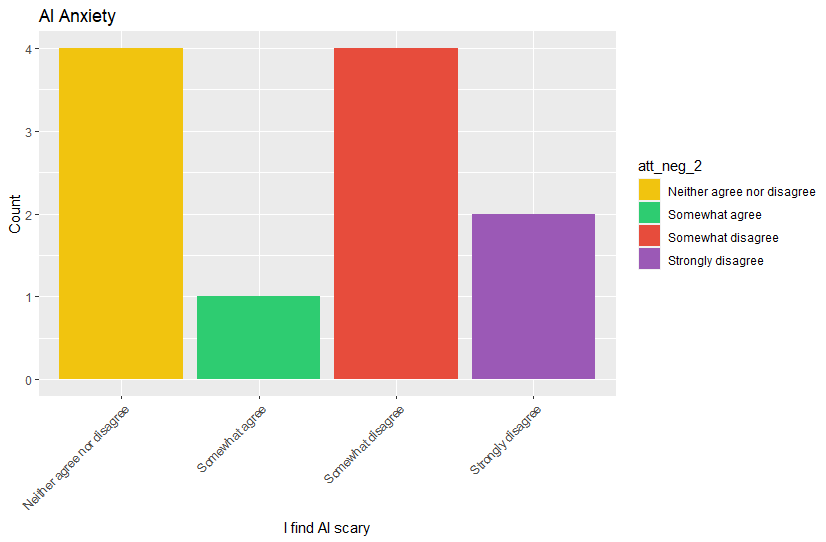
#> input picture Analytics Translator for facilities domain/Images/Dominik/AI Anxiety.png, 826 x 542 px
$ python process_image.py --imagepath '../../../../../Analytics Translator for facilities domain/Images/Dominik/AI Anxiety.png'
#> lines starting #> are read from the running program, lines starting #| are printed output that depends on the picture; after the words box and inside, x2 and y2 are one past the last pixel; in counts of white or black regions, pixels touching at a corner belong together
# Made by Kian van Holst
# Standard library imports
import argparse
import datetime
import os
import sys
from typing import List, Optional, Tuple

# Third-party imports
import cv2
import numpy as np
from patchify import patchify # type: ignore
from tqdm import tqdm # type: ignore

def crop_dimensions(img: np.ndarray) -> Tuple[int, int, int, int]:
    """
    Written by Kian

    Extracts the crop dimensions for the given image.

    Args:
        img (np.ndarray): The input image array.

    Returns:
        Tuple[int, int, int, int]: The coordinates (y_min, y_max, x_min, x_max) for cropping the image.
    """
    img = img[:, :4000]
    # Apply morphological operations
    im_blurred = cv2.medianBlur(img, 5)
    _, output_im = cv2.threshold(im_blurred, 50, 250, cv2.THRESH_BINARY_INV)
    kernel = np.ones((11, 11), np.uint8)
    output_im = cv2.erode(output_im, kernel, iterations=1)
    output_im = cv2.dilate(output_im, kernel, iterations=1)
    # Retrieve stats of detected components and get the largest component
    _, _, stats, _ = cv2.connectedComponentsWithStats(output_im)
    largest_label = np.argmax(stats[:, cv2.CC_STAT_AREA])

    # Extracts the coordinates of largest component
    x, y, w, h = stats[largest_label][:4]
    # Adds a bit of threshold
    side_length = max(w, h) + 10
    # This part ensures a centered crop
    x_min = max(min(x + w // 2 - side_length // 2, img.shape[1] - side_length), 0)
    y_min = max(min(y + h // 2 - side_length // 2, img.shape[0] - side_length), 0)
    x_max = x_min + side_length
    y_max = y_min + side_length
    return y_min, y_max, x_min, x_max

def padder(image: np.ndarray, patch_size: int) -> np.ndarray:
    """
    Written by Kian

    Pad the image to ensure it fits the specified patch size with a step of 7/8.

    Args:
        image (np.ndarray): The input image array.
        patch_size (int): The size of the patches to be created.

    Returns:
        np.ndarray: The padded image array.
    """
    # Step size is set to overlap a bit to catch more detail that can be cut off
    step_size = int(patch_size / 8) * 7
    h, w = image.shape[:2] # Calculates the number of patches
    num_patches_h = (h + step_size - patch_size) // step_size + 1
    num_patches_w = (w + step_size - patch_size) // step_size + 1

    # Calculate the padding required to fit the patches
    padded_h = (num_patches_h - 1) * step_size + patch_size
    padded_w = (num_patches_w - 1) * step_size + patch_size
    height_padding = padded_h - h
    width_padding = padded_w - w

    # Pad the image
    padded_image = cv2.copyMakeBorder(image, 0, height_padding, 0, width_padding, cv2.BORDER_CONSTANT, value=[0, 0, 0])

    return padded_image

# [44 lines left out: function save_patches, not called in this run]

def process_image(img_path: str, patch_size: int = 256) -> None:
    """
    Written by Kian, slightly modified by Dániel

    Process a single image by cropping, normalizing, padding, and patchifying it. Save the resulting patches.

    Args:
        img_path (str): The path to the image to be processed.
        patch_size (int): The size of the patches. Defaults to 256.

    Returns:
        None
    """
    # Read the image in grayscale mode
    img = cv2.imread(img_path, 0)
    # Get the cropping dimensions
    y_min, y_max, x_min, x_max = crop_dimensions(img)
    # Crop the image
    img_cropped = img[y_min:y_max, x_min:x_max]
    # Normalize the image if necessary
    img_normalized = img_cropped / 255.0 if img_cropped.max() > 1 else img_cropped
    # Pad the image to fit patch size
    img_padded = padder(img_normalized, patch_size)
    # Patchify the padded image with a specified step size
    img_patches = patchify(img_padded, (patch_size, patch_size), step=int((patch_size/8)*7))
    # Save the patches to the specified path
    folder_path = save_patches(img_path, img_patches)

    print(f"Saved patches to********************************************* {folder_path}")

    return folder_path


def main():
    parser = argparse.ArgumentParser(description="Process an image and save the processed image in a specific directory.")
    parser.add_argument('--imagepath', type=str, required=True, help='Path to the image to be processed.')
    args = parser.parse_args()

    process_image(args.imagepath)
#> in process_image, `img = cv2.imread(img_path, 0)`:
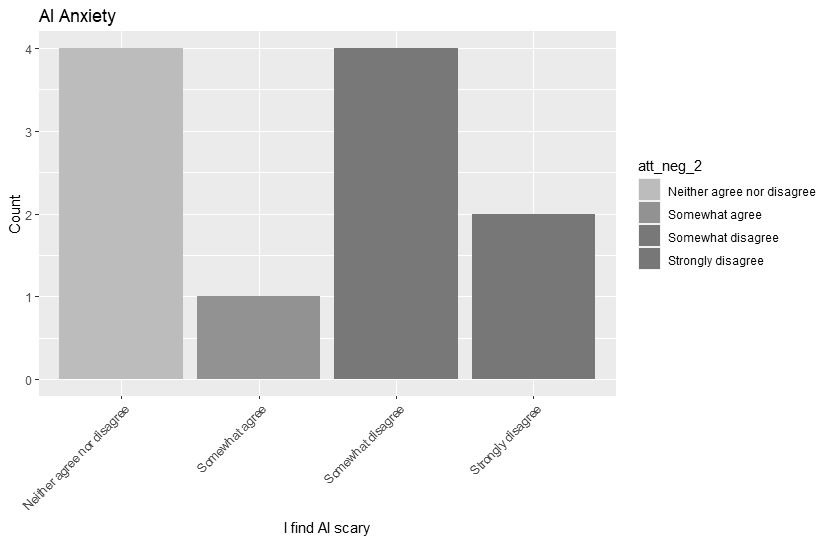
#> img: shape (542, 826); min 0, max 255, mean 221.4
#> in crop_dimensions, `_, output_im = cv2.threshold(im_blurred, 50, 250, cv2.THRESH_BINARY_INV)`:
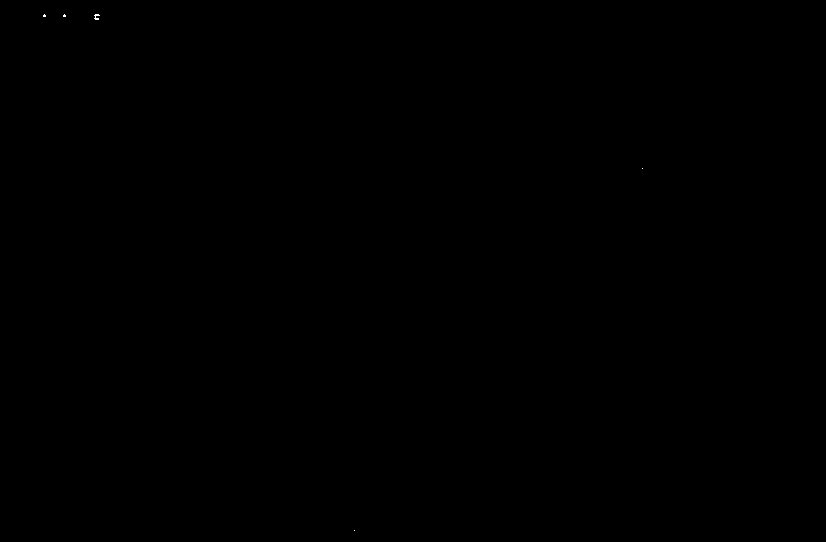
#> output_im: shape (542, 826); values 0 (black) and 250 (white), 0.01% white in thin lines or dots, all inside (x1, y1, x2, y2) = (43, 14, 643, 531)
#> in crop_dimensions, `output_im = cv2.erode(output_im, kernel, iterations=1)`: output_im: shape (542, 826); every value is 0
#> in crop_dimensions, `_, _, stats, _ = cv2.connectedComponentsWithStats(output_im)`: stats = [[0, 0, 826, 542, 447692]]
#> in crop_dimensions, `largest_label = np.argmax(stats[:, cv2.CC_STAT_AREA])`: largest_label = 0
#> in crop_dimensions, `x, y, w, h = stats[largest_label][:4]`: w = 826; h = 542
#> in crop_dimensions, `side_length = max(w, h) + 10`: side_length = 836
#> in crop_dimensions, `x_min = max(min(x + w // 2 - side_length // 2, img.shape[1] - side_len..`: x_min = 0
#> in crop_dimensions, `x_max = x_min + side_length`: x_max = 836
#> in process_image, `y_min, y_max, x_min, x_max = crop_dimensions(img)`: y_min = 0; y_max = 836; x_min = 0; x_max = 836
#> in padder, `padded_image = cv2.copyMakeBorder(image, 0, height_padding, 0, width_p..`:
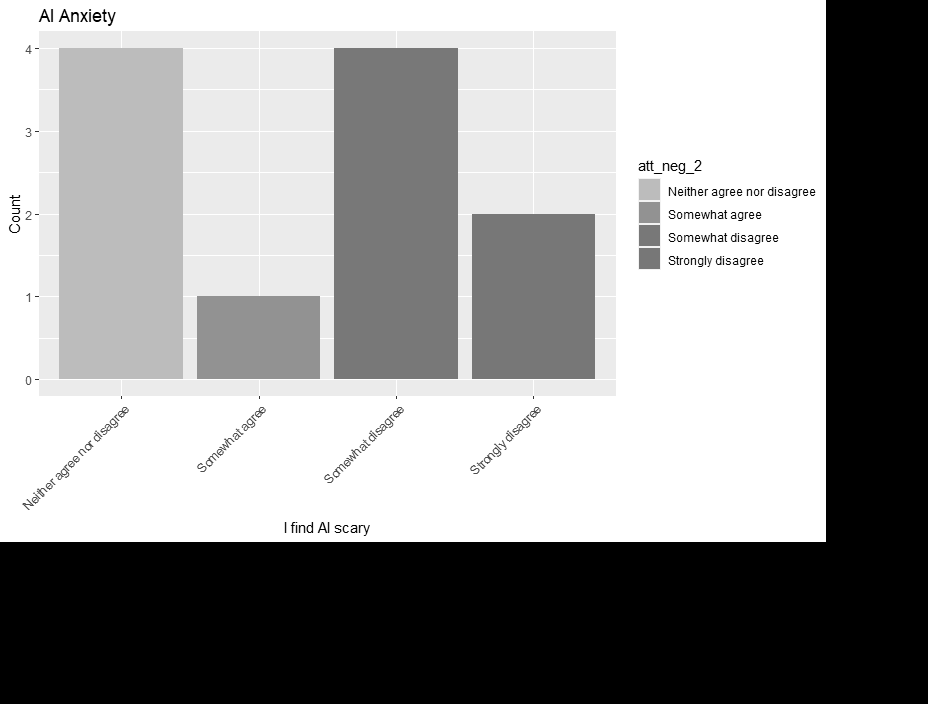
#> padded_image: shape (704, 928) float64; min 0, max 1, mean 0.595
#> (the call stopped at in process_image, `img_patches = patchify(img_padded, (patch_size, patch_size), step=int(..`: patchify is not available in this run)

if __name__ == "__main__":
    main()

$ run again, on Analytics Translator for facilities domain/Images/Dominik/AI vs Humans Automating Repetitive Tasks.png
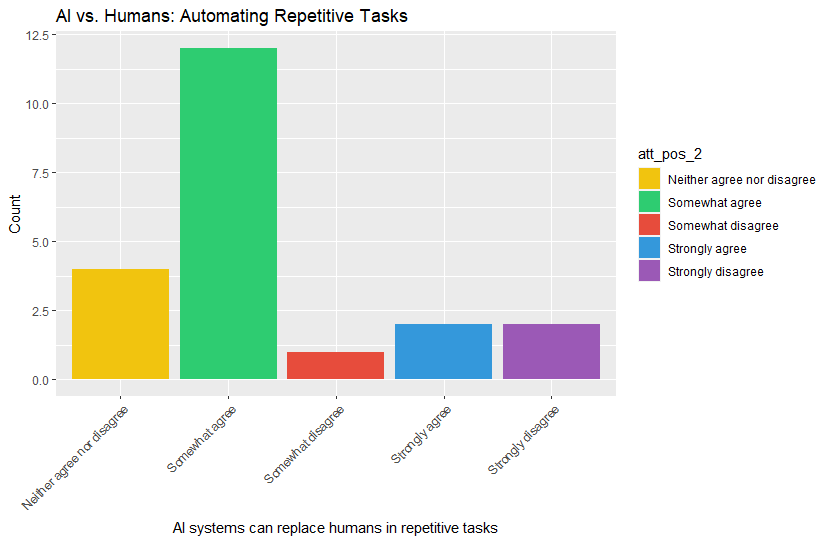
#> input picture Analytics Translator for facilities domain/Images/Dominik/AI vs Humans Automating Repetitive Tasks.png, 826 x 542 px
#> in crop_dimensions, `im_blurred = cv2.medianBlur(img, 5)`:
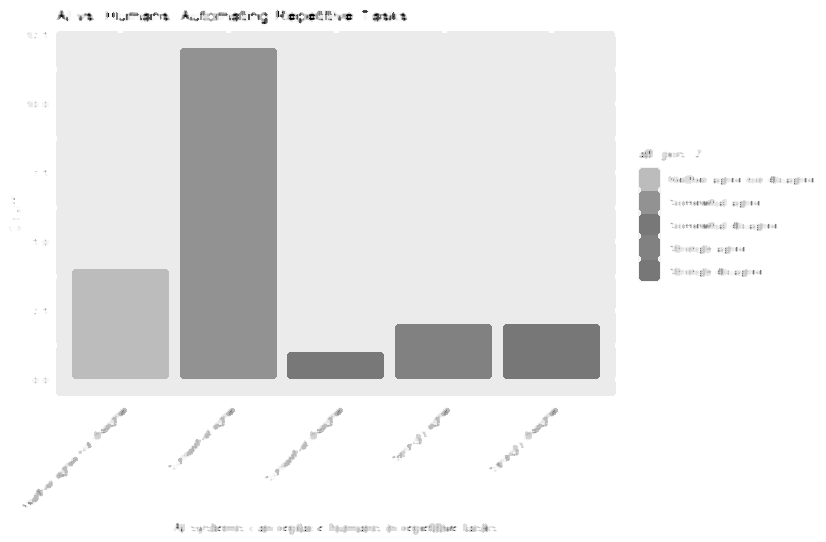
#> im_blurred: shape (542, 826); min 0, max 255, mean 233.3
#> stats = [[0, 0, 826, 542, 447692]]
#> largest_label = 0
#> in crop_dimensions, `x, y, w, h = stats[largest_label][:4]`: w = 826; h = 542
#> side_length = 836
#> in crop_dimensions, `x_min = max(min(x + w // 2 - side_length // 2, img.shape[1] - side_len..`: x_min = 0
#> in crop_dimensions, `x_max = x_min + side_length`: x_max = 836
#> in process_image, `y_min, y_max, x_min, x_max = crop_dimensions(img)`: y_min = 0; y_max = 836; x_min = 0; x_max = 836
#> in padder, `padded_image = cv2.copyMakeBorder(image, 0, height_padding, 0, width_p..`:
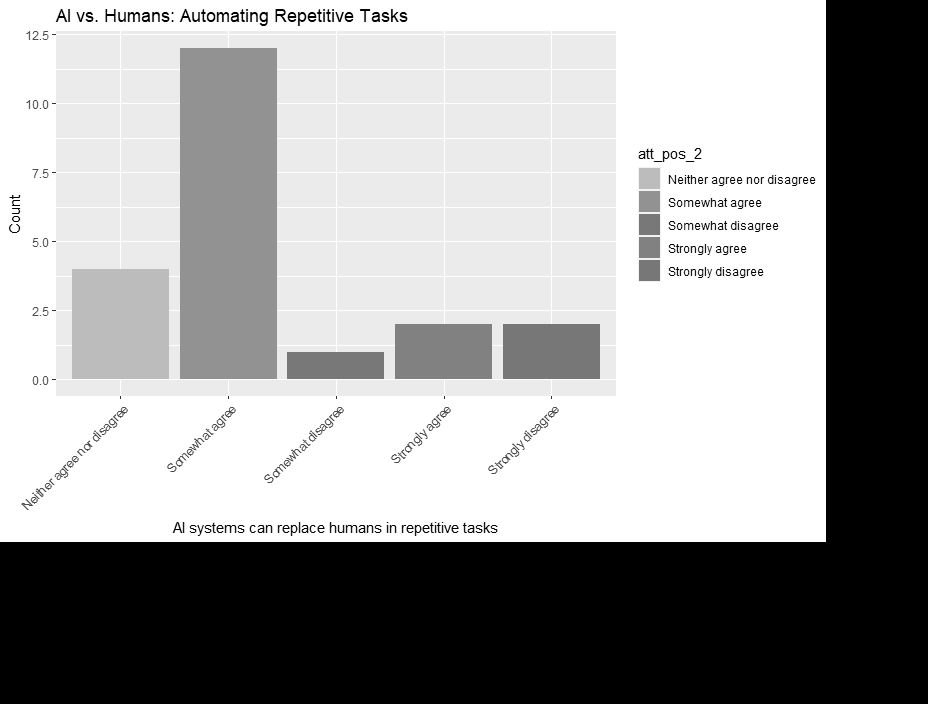
#> padded_image: shape (704, 928) float64; min 0, max 1, mean 0.623

$ run again, on Analytics Translator for facilities domain/Images/Dominik/AI's Advantages.png
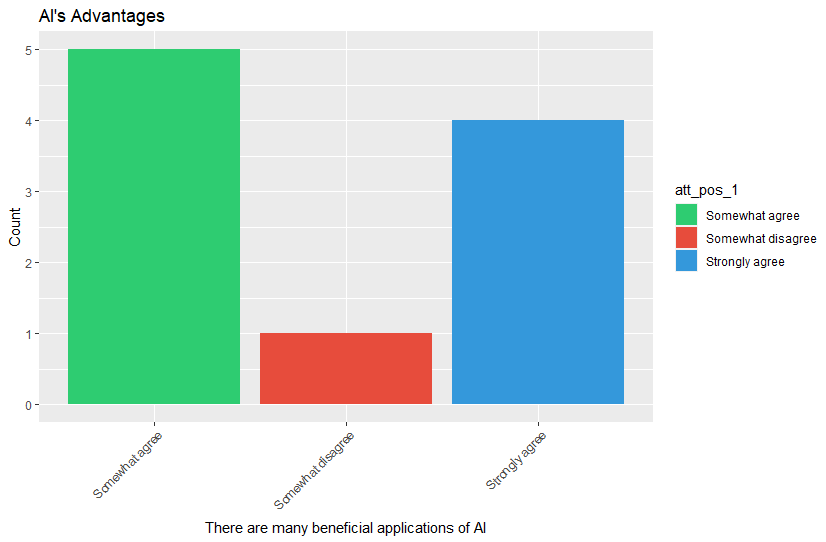
#> input picture Analytics Translator for facilities domain/Images/Dominik/AI's Advantages.png, 826 x 542 px
#> in process_image, `img = cv2.imread(img_path, 0)`:
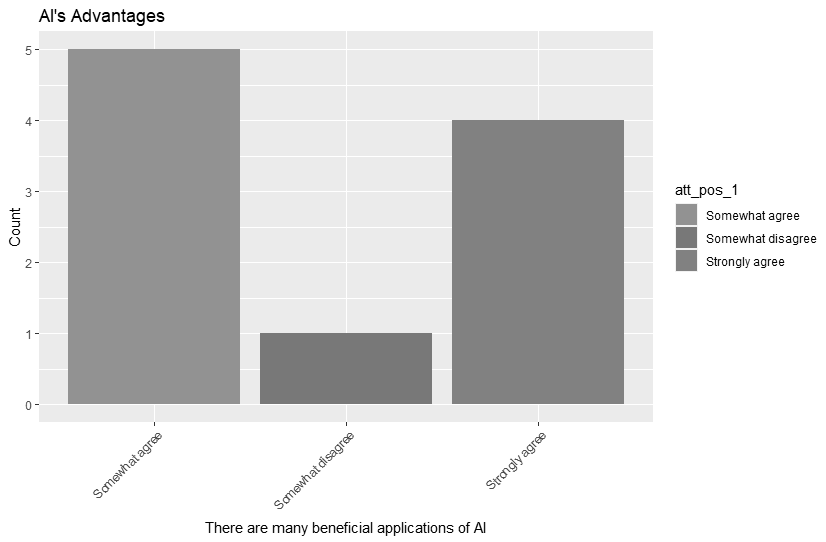
#> img: shape (542, 826); min 0, max 255, mean 215.5
#> stats = [[0, 0, 826, 542, 447692]]
#> largest_label = 0
#> in crop_dimensions, `x, y, w, h = stats[largest_label][:4]`: w = 826; h = 542
#> side_length = 836
#> in crop_dimensions, `x_min = max(min(x + w // 2 - side_length // 2, img.shape[1] - side_len..`: x_min = 0
#> in crop_dimensions, `x_max = x_min + side_length`: x_max = 836
#> in process_image, `y_min, y_max, x_min, x_max = crop_dimensions(img)`: y_min = 0; y_max = 836; x_min = 0; x_max = 836
#> in padder, `padded_image = cv2.copyMakeBorder(image, 0, height_padding, 0, width_p..`:
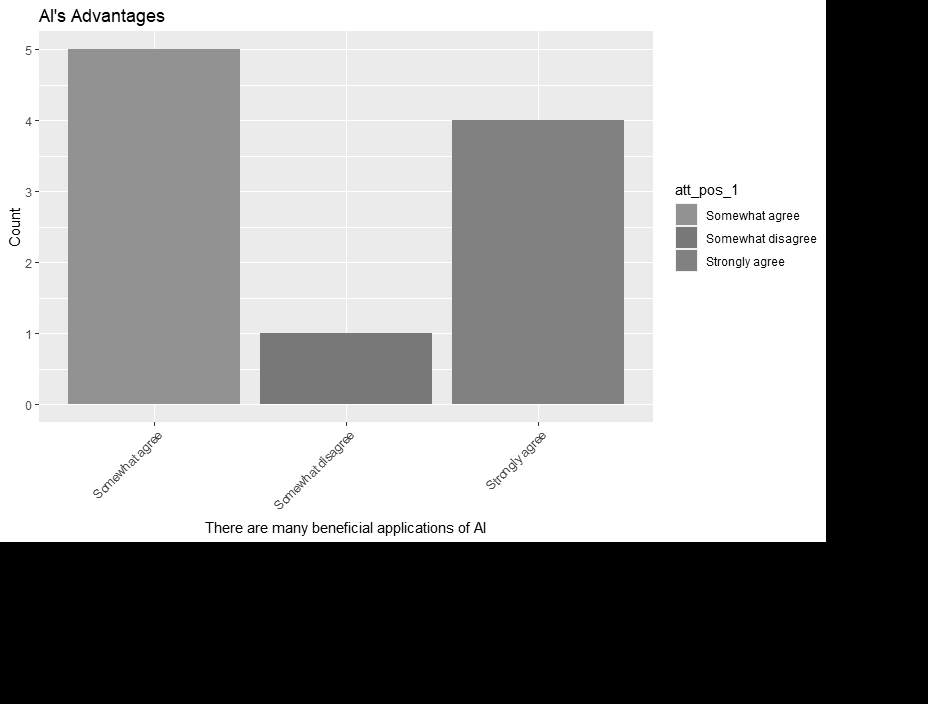
#> padded_image: shape (704, 928) float64; min 0, max 1, mean 0.579

$ run again, on Analytics Translator for facilities domain/Images/Dominik/AI's Impact on Facility Energy Efficiency.png
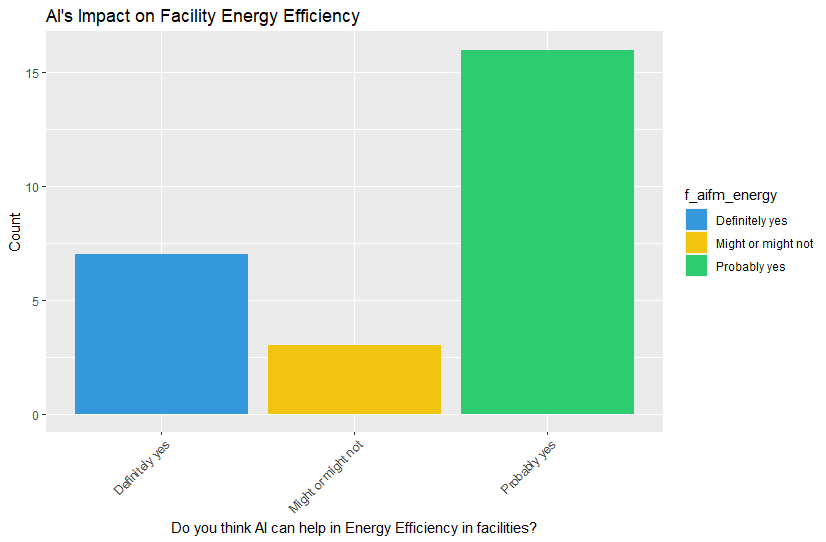
#> input picture Analytics Translator for facilities domain/Images/Dominik/AI's Impact on Facility Energy Efficiency.png, 826 x 542 px
#> in crop_dimensions, `im_blurred = cv2.medianBlur(img, 5)`:
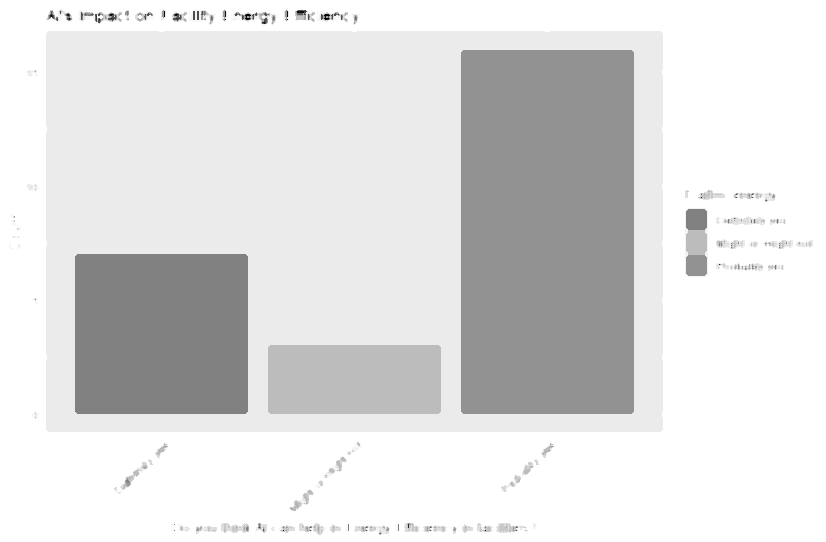
#> im_blurred: shape (542, 826); min 0, max 255, mean 222.5
#> stats = [[0, 0, 826, 542, 447692]]
#> largest_label = 0
#> in crop_dimensions, `x, y, w, h = stats[largest_label][:4]`: w = 826; h = 542
#> side_length = 836
#> in crop_dimensions, `x_min = max(min(x + w // 2 - side_length // 2, img.shape[1] - side_len..`: x_min = 0
#> in crop_dimensions, `x_max = x_min + side_length`: x_max = 836
#> in process_image, `y_min, y_max, x_min, x_max = crop_dimensions(img)`: y_min = 0; y_max = 836; x_min = 0; x_max = 836
#> in padder, `padded_image = cv2.copyMakeBorder(image, 0, height_padding, 0, width_p..`:
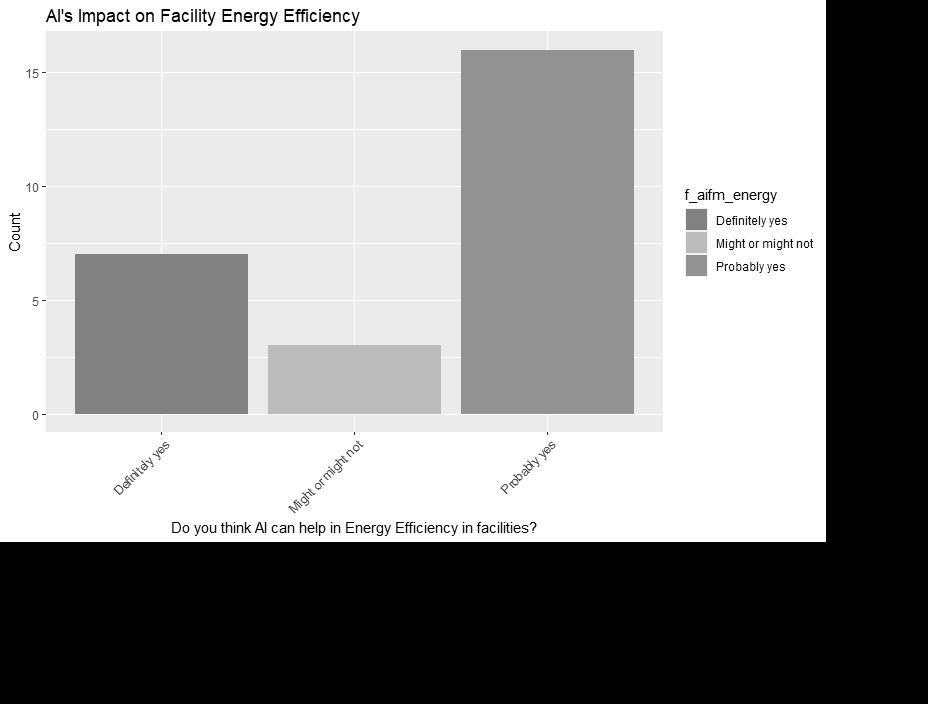
#> padded_image: shape (704, 928) float64; min 0, max 1, mean 0.594
